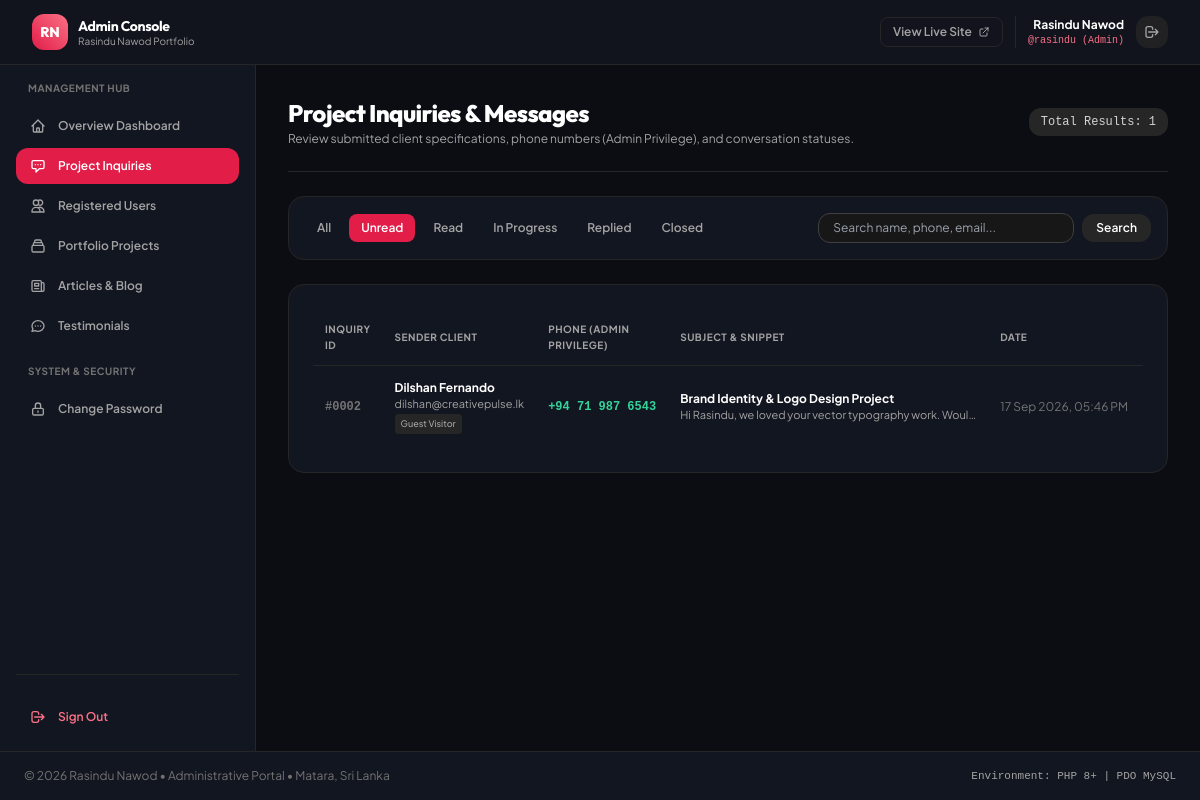
The app's page /admin/messages.php?status=Unread (signed in) with its own data.
### tables this page shows
CREATE TABLE IF NOT EXISTS `users` (
  `id` INT UNSIGNED AUTO_INCREMENT PRIMARY KEY,
  `full_name` VARCHAR(150) NOT NULL,
  `username` VARCHAR(50) NOT NULL UNIQUE,
  `email` VARCHAR(191) NOT NULL UNIQUE,
  `phone` VARCHAR(25) NOT NULL,
  `password` VARCHAR(255) NOT NULL,
  `role` ENUM('user', 'admin') DEFAULT 'user',
  `profile_image` VARCHAR(255) DEFAULT NULL,
  `status` ENUM('active', 'disabled') DEFAULT 'active',
  `last_login` DATETIME DEFAULT NULL,
  `created_at` TIMESTAMP DEFAULT CURRENT_TIMESTAMP,
  `updated_at` TIMESTAMP DEFAULT CURRENT_TIMESTAMP ON UPDATE CURRENT_TIMESTAMP,
  INDEX `idx_users_role` (`role`),
  INDEX `idx_users_status` (`status`)
);

CREATE TABLE IF NOT EXISTS `contact_messages` (
  `id` INT UNSIGNED AUTO_INCREMENT PRIMARY KEY,
  `user_id` INT UNSIGNED NULL,
  `name` VARCHAR(150) NOT NULL,
  `email` VARCHAR(191) NOT NULL,
  `phone` VARCHAR(30) NOT NULL,
  `subject` VARCHAR(200) NOT NULL,
  `message` TEXT NOT NULL,
  `status` ENUM('Unread', 'Read', 'In Progress', 'Replied', 'Closed') DEFAULT 'Unread',
  `admin_reply` TEXT NULL,
  `replied_at` DATETIME NULL,
  `created_at` TIMESTAMP DEFAULT CURRENT_TIMESTAMP,
  `updated_at` TIMESTAMP DEFAULT CURRENT_TIMESTAMP ON UPDATE CURRENT_TIMESTAMP,
  INDEX `idx_contact_user` (`user_id`),
  INDEX `idx_contact_status` (`status`),
  CONSTRAINT `fk_contact_user` FOREIGN KEY (`user_id`) REFERENCES `users` (`id`) ON DELETE SET NULL
);

### includes/functions.php (called while the page is built, shortened)
<?php
function sanitize(?string $data): string {
    return htmlspecialchars(trim($data), ENT_QUOTES, 'UTF-8');
}
function formatDateTime(?string $datetime): string {
    return date('d M Y, h:i A', strtotime($datetime));
}

### includes/admin_auth.php (called while the page is built, shortened)
<?php
function requireAdmin(): array {
    $adminId = $_SESSION['admin_id'] ?? ($_SESSION['user_id'] ?? null);
    try {
        $pdo = getDatabaseConnection();
        $stmt = $pdo->prepare("SELECT id, full_name, username, email, phone, role, status FROM users WHERE id = :id AND role = 'admin' LIMIT 1");
        $stmt->execute([':id' => $adminId]);
        $admin = $stmt->fetch();
        return $admin;
    } catch (Exception $e) {
        error_log("Admin Auth Error: " . $e->getMessage());
        return [
            'id' => $adminId,
            'full_name' => $_SESSION['admin_username'] ?? 'Rasindu Nawod',
            'username' => $_SESSION['admin_username'] ?? 'rasindu',
            'email' => ADMIN_EMAIL,
            'phone' => PHONE_NUMBER,
            'role' => 'admin',
            'status' => 'active',
        ];
    }
}

### admin/messages.php (the view, shortened to what this page needs)
<?php
require_once __DIR__ . '/includes/admin_header.php';
require_once __DIR__ . '/includes/admin_sidebar.php';
$pdo = getDatabaseConnection();
$statusFilter = $_GET['status'] ?? 'All';
$searchQuery  = trim($_GET['search'] ?? '');
$sql = "SELECT * FROM contact_messages WHERE 1=1";
$params = [];
if ($statusFilter !== 'All' && in_array($statusFilter, ['Unread', 'Read', 'In Progress', 'Replied', 'Closed'])) {
    $sql .= " AND status = :status";
    $params[':status'] = $statusFilter;
}
$sql .= " ORDER BY id DESC";
$messages = [];
try {
    $stmt = $pdo->prepare($sql);
    $stmt->execute($params);
    $messages = $stmt->fetchAll();
} catch (PDOException $e) {
    error_log("Inquiries fetch error: " . $e->getMessage());
}
?>
<main class="flex-1 p-6 sm:p-8 bg-[#0b0d13] overflow-y-auto space-y-6">
    <div class="flex flex-col sm:flex-row sm:items-center justify-between gap-4 pb-6 border-b border-neutral-800">
        <div>
            <h1 class="text-2xl font-extrabold font-heading text-white tracking-tight">
                Project Inquiries & Messages
            </h1>
            <p class="text-xs text-neutral-400 mt-0.5">
                Review submitted client specifications, phone numbers (Admin Privilege), and conversation statuses.
            </p>
        </div>
        <span class="text-xs font-mono px-3 py-1.5 rounded-xl bg-neutral-800 text-neutral-300">
            Total Results: <?= count($messages); ?>
        </span>
    </div>
    <div class="p-4 rounded-2xl bg-[#121620] border border-neutral-800 flex flex-col md:flex-row items-center justify-between gap-4">
        <div class="flex flex-wrap items-center gap-1.5 w-full md:w-auto">
            <?php foreach (['All', 'Unread', 'Read', 'In Progress', 'Replied', 'Closed'] as $st): ?>
                <a
                    href="messages.php?status=<?= urlencode($st); ?><?= !empty($searchQuery) ? '&search=' . urlencode($searchQuery) : ''; ?>"
                    class="px-3 py-1.5 rounded-lg text-xs font-semibold transition-colors <?= $statusFilter === $st ? 'bg-rose-600 text-white' : 'text-neutral-400 hover:text-white hover:bg-neutral-800/80'; ?>"
                >
                    <?= $st; ?>
                </a>
            <?php endforeach; ?>
        </div>
        <form action="messages.php" method="GET" class="flex items-center gap-2 w-full md:w-auto">
            <input
                type="text"
                name="search"
                value="<?= sanitize($searchQuery); ?>"
                placeholder="Search name, phone, email..."
                class="w-full sm:w-64 px-3.5 py-1.5 rounded-xl bg-neutral-900 border border-neutral-700 text-white text-xs focus:outline-none focus:ring-2 focus:ring-rose-500"
            >
            <button
                type="submit"
                class="px-3.5 py-1.5 rounded-xl bg-neutral-800 hover:bg-neutral-700 text-white text-xs font-semibold transition-colors"
            >
                Search
            </button>
        </form>
    </div>
    <div class="p-6 rounded-2xl bg-[#121620] border border-neutral-800 shadow-xs">
        <?php if (empty($messages)): ?>
            <div class="py-12 text-center text-neutral-500 text-xs">
                No inquiries matching criteria.
            </div>
        <?php else: ?>
            <div class="overflow-x-auto">
                <table class="w-full text-left text-xs">
                    <thead>
                        <tr class="text-neutral-400 border-b border-neutral-800 uppercase tracking-wider text-[10px]">
                            <th class="py-3 px-3">Inquiry ID</th>
                            <th class="py-3 px-3">Sender Client</th>
                            <th class="py-3 px-3">Phone (Admin Privilege)</th>
                            <th class="py-3 px-3">Subject & Snippet</th>
                            <th class="py-3 px-3">Date</th>
                            <th class="py-3 px-3">Status</th>
                        </tr>
                    </thead>
                    <tbody class="divide-y divide-neutral-800/60 text-neutral-300">
                        <?php foreach ($messages as $msg): ?>
                            <tr class="hover:bg-neutral-800/30 transition-colors">
                                <td class="py-3.5 px-3 font-mono font-bold text-neutral-500">
                                    #<?= str_pad($msg['id'], 4, '0', STR_PAD_LEFT); ?>
                                </td>
                                <td class="py-3.5 px-3">
                                    <span class="font-bold text-white block"><?= sanitize($msg['name']); ?></span>
                                    <span class="text-[11px] text-neutral-400"><?= sanitize($msg['email']); ?></span>
                                    <?php if (!empty($msg['user_id'])): ?>
                                        <span class="inline-block mt-0.5 px-1.5 py-0.5 rounded text-[9px] font-bold bg-blue-500/10 text-blue-400 border border-blue-500/20">Registered User #<?= (int)$msg['user_id']; ?></span>
                                    <?php else: ?>
                                        <span class="inline-block mt-0.5 px-1.5 py-0.5 rounded text-[9px] font-medium bg-neutral-800 text-neutral-400">Guest Visitor</span>
                                    <?php endif; ?>
                                </td>
                                <td class="py-3.5 px-3 font-mono text-emerald-400 font-semibold whitespace-nowrap">
                                    <?= sanitize($msg['phone']); ?>
                                </td>
                                <td class="py-3.5 px-3 max-w-xs">
                                    <span class="font-bold text-white block truncate"><?= sanitize($msg['subject']); ?></span>
                                    <span class="text-[11px] text-neutral-400 truncate block"><?= sanitize($msg['message']); ?></span>
                                </td>
                                <td class="py-3.5 px-3 text-neutral-500 whitespace-nowrap">
                                    <?= formatDateTime($msg['created_at']); ?>
                                </td>
                                <td class="py-3.5 px-3 whitespace-nowrap">
                                </td>
                            </tr>
                        <?php endforeach; ?>
                    </tbody>
                </table>
            </div>
        <?php endif; ?>
    </div>
</main>
<?php require_once __DIR__ . '/includes/admin_footer.php'; ?>

### admin/includes/admin_header.php (shortened to what this page needs)
<?php
require_once __DIR__ . '/../../includes/functions.php';
require_once __DIR__ . '/../../includes/admin_auth.php';
$currentAdmin = requireAdmin();
$adminName = $currentAdmin['full_name'] ?? 'Rasindu Nawod';
$adminUsername = $currentAdmin['username'] ?? 'rasindu';
?>
<!DOCTYPE html>
<html lang="en" class="dark">
<head>
    <script src="https://cdn.tailwindcss.com"></script>
</head>
<body class="bg-[#0b0d13] text-neutral-100 min-h-screen flex flex-col antialiased selection:bg-rose-500 selection:text-white">
    <header class="sticky top-0 z-40 bg-[#121620]/90 backdrop-blur-md border-b border-neutral-800">
        <div class="px-4 sm:px-6 lg:px-8 h-16 flex items-center justify-between">
            <div class="flex items-center gap-4">
                <a href="dashboard.php" class="flex items-center gap-2.5">
                    <div class="w-9 h-9 rounded-xl bg-gradient-to-tr from-rose-600 to-rose-400 text-white font-heading font-extrabold flex items-center justify-center text-sm shadow-sm">
                        RN
                    </div>
                    <div class="hidden sm:block">
                        <span class="block text-sm font-bold font-heading text-white tracking-tight">Admin Console</span>
                        <span class="block text-[10px] text-neutral-400 -mt-0.5">Rasindu Nawod Portfolio</span>
                    </div>
                </a>
            </div>
            <div class="flex items-center gap-3">
                <a
                    href="../index.php"
                    target="_blank"
                    class="hidden md:inline-flex items-center gap-1.5 px-3 py-1.5 rounded-lg border border-neutral-800 text-xs font-semibold text-neutral-400 hover:text-white hover:border-neutral-700 transition-colors"
                >
                    <span>View Live Site</span>
                    <svg class="w-3 h-3" fill="none" stroke="currentColor" viewBox="0 0 24 24"><path stroke-linecap="round" stroke-linejoin="round" stroke-width="2" d="M10 6H6a2 2 0 00-2 2v10a2 2 0 002 2h10a2 2 0 002-2v-4M14 4h6m0 0v6m0-6L10 14"/></svg>
                </a>
                <div class="flex items-center gap-3 pl-3 border-l border-neutral-800">
                    <div class="text-right hidden sm:block">
                        <span class="block text-xs font-bold text-white"><?= sanitize($adminName); ?></span>
                        <span class="block text-[10px] text-rose-400 font-mono">@<?= sanitize($adminUsername); ?> (Admin)</span>
                    </div>
                    <a
                        href="logout.php"
                        title="Sign Out"
                        class="p-2 rounded-xl bg-neutral-800/80 hover:bg-rose-500/20 hover:text-rose-400 text-neutral-400 transition-colors"
                    >
                        <svg class="w-4 h-4" fill="none" stroke="currentColor" viewBox="0 0 24 24"><path stroke-linecap="round" stroke-linejoin="round" stroke-width="2" d="M17 16l4-4m0 0l-4-4m4 4H7m6 4v1a3 3 0 01-3 3H6a3 3 0 01-3-3V7a3 3 0 013-3h4a3 3 0 013 3v1"/></svg>
                    </a>
                </div>
            </div>
        </div>
    </header>
    <div class="flex-1 flex flex-col md:flex-row">

### admin/includes/admin_header.php (style rules this page uses)
body { font-family: 'Plus Jakarta Sans', sans-serif; }
h1, h2, h3, h4, .font-heading { font-family: 'Outfit', sans-serif; }

### records on screen
users: full_name "Rasindu Nawod", username "rasindu"
contact_messages: id "0002", name "Dilshan Fernando", email "dilshan@creativepulse.lk", shows "Guest Visitor", phone "+94 71 987 6543", subject "Brand Identity & Logo Design Project", message "Hi Rasindu, we loved your vector typography work. Woul…", created_at "17 Sep 2026, 05:46 PM"

### other values on screen
count($messages) "1"
$st "All"
$st "Unread"
$st "Read"
$st "In Progress"
$st "Replied"
$st "Closed"
